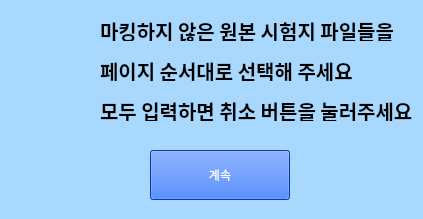
<?xml version="1.0" encoding="UTF-8"?>
<ui version="4.0">
 <class>Form</class>
 <widget class="QWidget" name="Form">
  <property name="geometry">
   <rect>
    <x>0</x>
    <y>0</y>
    <width>423</width>
    <height>219</height>
   </rect>
  </property>
  <property name="windowTitle">
   <string>Form</string>
  </property>
  <property name="styleSheet">
   <string notr="true">background: #a8d8fd</string>
  </property>
  <widget class="QLabel" name="label">
   <property name="geometry">
    <rect>
     <x>20</x>
     <y>10</y>
     <width>61</width>
     <height>81</height>
    </rect>
   </property>
   <property name="text">
    <string/>
   </property>
   <property name="pixmap">
    <pixmap>../../../../Desktop/icon.png</pixmap>
   </property>
  </widget>
  <widget class="QLabel" name="nameGuideLabel_1">
   <property name="geometry">
    <rect>
     <x>100</x>
     <y>20</y>
     <width>301</width>
     <height>21</height>
    </rect>
   </property>
   <property name="font">
    <font>
     <family>나눔스퀘어 Bold</family>
     <pointsize>15</pointsize>
     <weight>75</weight>
     <bold>true</bold>
    </font>
   </property>
   <property name="text">
    <string>마킹하지 않은 원본 시험지 파일들을</string>
   </property>
  </widget>
  <widget class="QLabel" name="nameGuideLabel_2">
   <property name="geometry">
    <rect>
     <x>100</x>
     <y>60</y>
     <width>301</width>
     <height>21</height>
    </rect>
   </property>
   <property name="font">
    <font>
     <family>나눔스퀘어 Bold</family>
     <pointsize>15</pointsize>
     <weight>75</weight>
     <bold>true</bold>
    </font>
   </property>
   <property name="text">
    <string>페이지 순서대로 선택해 주세요</string>
   </property>
  </widget>
  <widget class="QPushButton" name="confirmButton">
   <property name="geometry">
    <rect>
     <x>150</x>
     <y>150</y>
     <width>140</width>
     <height>50</height>
    </rect>
   </property>
   <property name="sizePolicy">
    <sizepolicy hsizetype="Fixed" vsizetype="Fixed">
     <horstretch>0</horstretch>
     <verstretch>0</verstretch>
    </sizepolicy>
   </property>
   <property name="minimumSize">
    <size>
     <width>140</width>
     <height>50</height>
    </size>
   </property>
   <property name="styleSheet">
    <string notr="true">font: 81 24pt &quot;나눔스퀘어 ExtraBold&quot;;
color: rgb(255, 255, 255);
background-color: rgb(0, 85, 255);</string>
   </property>
   <property name="text">
    <string>계속</string>
   </property>
  </widget>
  <widget class="QLabel" name="nameGuideLabel_3">
   <property name="geometry">
    <rect>
     <x>100</x>
     <y>100</y>
     <width>401</width>
     <height>21</height>
    </rect>
   </property>
   <property name="font">
    <font>
     <family>나눔스퀘어 Bold</family>
     <pointsize>15</pointsize>
     <weight>75</weight>
     <bold>true</bold>
    </font>
   </property>
   <property name="text">
    <string>모두 입력하면 취소 버튼을 눌러주세요</string>
   </property>
  </widget>
 </widget>
 <resources/>
 <connections/>
</ui>
